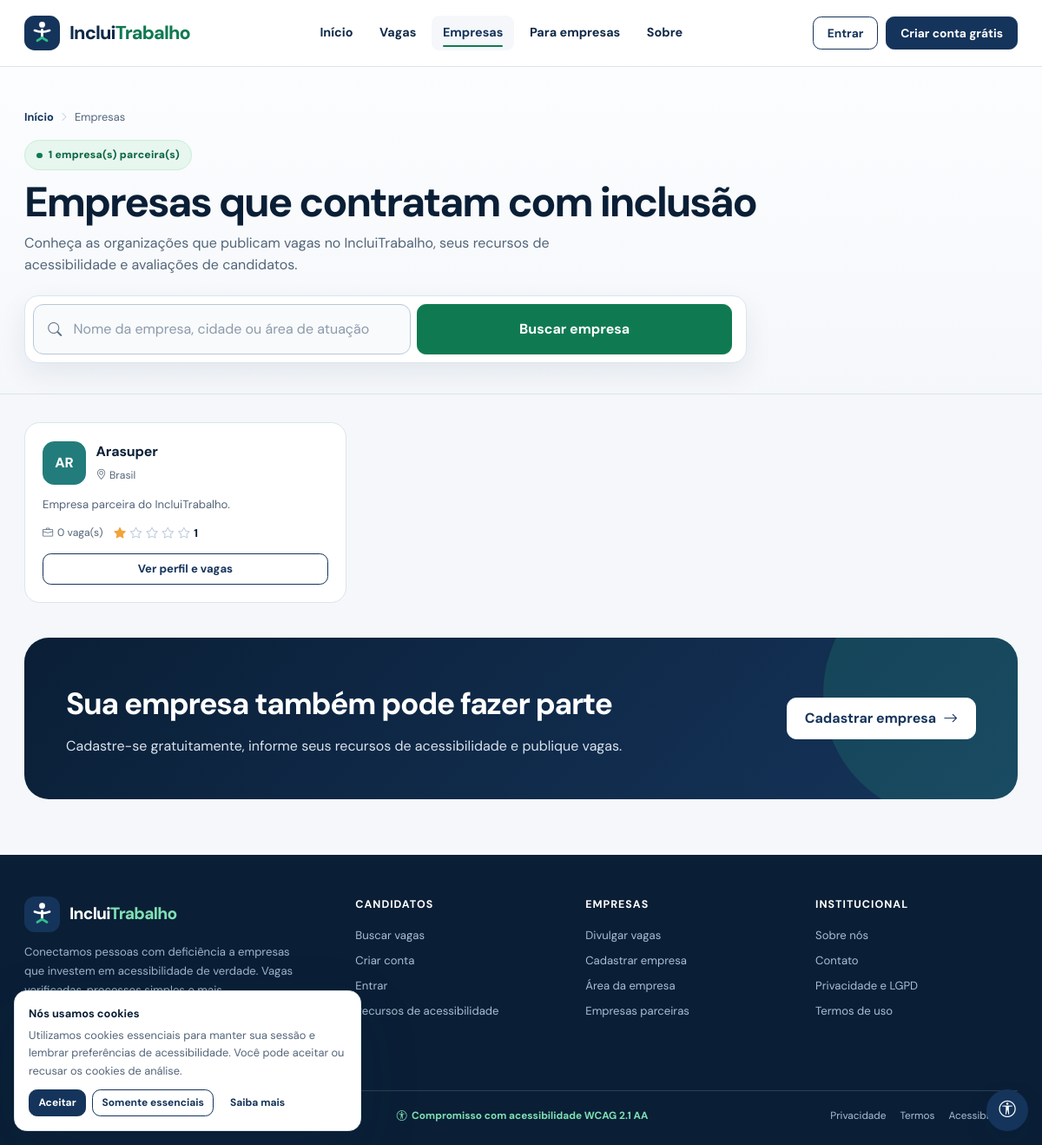
Page /telas/busca.php on the committed database.
### tables this page shows
CREATE TABLE `empresa` (
  `id` int(11) NOT NULL,
  `nome` varchar(255) NOT NULL,
  `email` varchar(255) NOT NULL,
  `senha` varchar(255) NOT NULL,
  `telefone` varchar(255) NOT NULL,
  `cidade` varchar(180) DEFAULT NULL,
  `areaAtuacao` varchar(120) DEFAULT NULL,
  `descricao` text DEFAULT NULL,
  `site` varchar(255) DEFAULT NULL
);

### includes/config.php (called while the page is built, shortened)
<?php
require_once __DIR__ . '/../modelos/Empresa.php';
$base = $base ?? '';
function e($valor): string
{
    return htmlspecialchars((string) $valor, ENT_QUOTES, 'UTF-8');
}
function iniciais(string $nome): string
{
    $partes = preg_split('/\s+/', trim($nome)) ?: [];
    $partes = array_values(array_filter($partes));
    if (count($partes) === 1) return mb_strtoupper(mb_substr($partes[0], 0, 2));
    return mb_strtoupper(mb_substr($partes[0], 0, 1) . mb_substr(end($partes), 0, 1));
}
function avatar_classe($id): string
{
    $n = (int) $id;
    return 'avatar-' . (($n % 6) + 1);
}
function resumir(string $texto, int $limite = 150): string
{
    $texto = trim(preg_replace('/\s+/', ' ', $texto));
    if (mb_strlen($texto) <= $limite) return $texto;
    return rtrim(mb_substr($texto, 0, $limite - 1)) . '…';
}

### includes/dados_empresas.php (called while the page is built, shortened)
<?php
require_once __DIR__ . '/config.php';
function empresa_normalizar(array $row): array
{
    $row['media'] = isset($row['media']) ? (float) $row['media'] : null;
    $row['totalAvaliacoes'] = (int) ($row['totalAvaliacoes'] ?? 0);
    $row['totalVagas'] = (int) ($row['totalVagas'] ?? 0);
    return $row;
}
function empresas_listar(string $busca = ''): array
{
    $pdo = db_tentar();
    $sql = "SELECT e.*, (SELECT ROUND(AVG(a.nota),1) FROM avaliacao a WHERE a.empresaId=e.id) AS media,
            (SELECT COUNT(*) FROM avaliacao a WHERE a.empresaId=e.id) AS totalAvaliacoes,
            0 AS totalVagas FROM empresa e";
    $params=[];
    $sql .= " ORDER BY e.nome";
    $stmt=$pdo->prepare($sql); $stmt->execute($params);
    return array_map('empresa_normalizar', $stmt->fetchAll());
}

### telas/busca.php (the view, shortened to what this page needs)
<?php
$base = '../';
require_once __DIR__ . '/../includes/config.php';
require_once __DIR__ . '/../includes/dados_empresas.php';
require_once __DIR__ . '/../includes/componentes.php';
$busca = get('q');
$empresas = empresas_listar($busca);
require __DIR__ . '/../includes/head.php';
require __DIR__ . '/../includes/cabecalho.php';
?>
<main id="conteudo">
  <section class="page-intro">
    <div class="container">
      <nav class="breadcrumb" aria-label="Você está em">
        <a href="<?= e($base) ?>index.php">Início</a>
        <i class="bi bi-chevron-right" aria-hidden="true"></i>
        <span aria-current="page">Empresas</span>
      </nav>
      <span class="eyebrow"><?= count($empresas) ?> empresa(s) parceira(s)</span>
      <h1>Empresas que contratam com inclusão</h1>
      <p>Conheça as organizações que publicam vagas no IncluiTrabalho, seus recursos de acessibilidade e avaliações de candidatos.</p>
      <form class="search-card" method="GET" action="busca.php" role="search" aria-label="Buscar empresas">
        <div class="search-field">
          <i class="bi bi-search" aria-hidden="true"></i>
          <input id="q" name="q" type="search" value="<?= e($busca) ?>" placeholder="Nome da empresa, cidade ou área de atuação">
        </div>
        <button class="btn btn-green" type="submit">Buscar empresa</button>
      </form>
    </div>
  </section>
  <div class="container" style="padding-top:2rem;padding-bottom:4rem">
    <?php if ($empresas): ?>
      <div class="company-grid">
        <?php foreach ($empresas as $empresa): ?>
          <article class="company-card">
            <div class="company-card-head">
              <span class="company-avatar <?= e(avatar_classe($empresa['id'])) ?>" aria-hidden="true"><?= e(iniciais($empresa['nome'])) ?></span>
              <div>
                <h2><?= e($empresa['nome']) ?></h2>
                <small><i class="bi bi-geo-alt" aria-hidden="true"></i> <?= e($empresa['cidade'] ?: 'Brasil') ?></small>
              </div>
            </div>
            <p><?= e(resumir($empresa['descricao'] ?: 'Empresa parceira do IncluiTrabalho.', 140)) ?></p>
            <div class="meta-row">
              <span><i class="bi bi-briefcase" aria-hidden="true"></i> <?= (int) $empresa['totalVagas'] ?> vaga(s)</span>
              <?php if ($empresa['totalAvaliacoes'] > 0): ?>
                <span class="rating"><?= estrelas($empresa['media'], 'Nota ' . $empresa['media'] . ' de 5') ?> <?= e($empresa['media']) ?></span>
              <?php else: ?>
                <span><i class="bi bi-star" aria-hidden="true"></i> Sem avaliações</span>
              <?php endif; ?>
            </div>
            <a class="btn btn-outline btn-sm" href="<?= e($base) ?>empresa.php?id=<?= (int) $empresa['id'] ?>">Ver perfil e vagas</a>
          </article>
        <?php endforeach; ?>
      </div>
    <?php endif; ?>
    <div class="cta-band" style="margin-top:2.5rem">
      <div>
        <h2>Sua empresa também pode fazer parte</h2>
        <p>Cadastre-se gratuitamente, informe seus recursos de acessibilidade e publique vagas.</p>
      </div>
      <a class="btn btn-light" href="<?= e($base) ?>telas/salvarEmpresa.php">Cadastrar empresa <i class="bi bi-arrow-right" aria-hidden="true"></i></a>
    </div>
  </div>
</main>
<?php require __DIR__ . '/../includes/rodape.php'; ?>

### includes/componentes.php (shortened to what this page needs)
<?php
require_once __DIR__ . '/config.php';
function estrelas($nota, string $rotulo = ''): string
{
    $nota = (float) $nota;
    $html = '<span class="stars" aria-hidden="true">';
    for ($i = 1; $i <= 5; $i++) {
        if ($nota >= $i - 0.25) {
            $html .= '<i class="bi bi-star-fill"></i>';
        } elseif ($nota >= $i - 0.75) {
            $html .= '<i class="bi bi-star-half"></i>';
        } else {
            $html .= '<i class="bi bi-star"></i>';
        }
    }
    $html .= '</span>';
    if ($rotulo !== '') {
        $html .= '<span class="sr-only">' . e($rotulo) . '</span>';
    }
    return $html;
}

### rows in the picture
empresa: nome "AR", nome "Arasuper", cidade "Brasil", descricao "Empresa parceira do IncluiTrabalho.", totalVagas "0", media "1"

### other values in the picture
count($empresas) "1"
